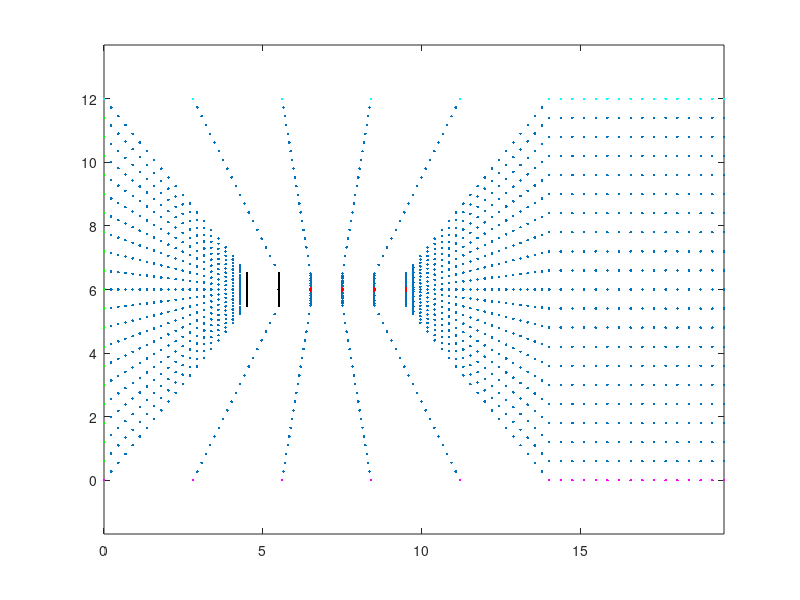
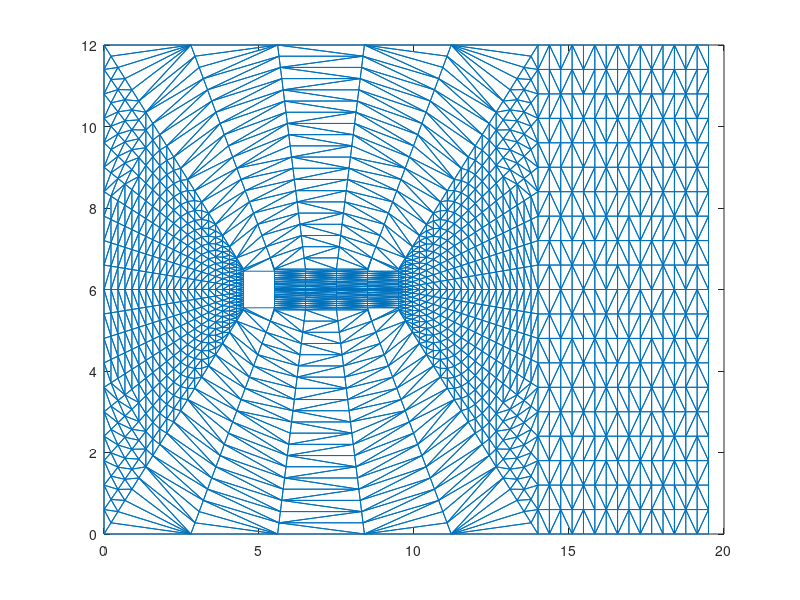

MATLAB code for these plots, in order: (Note: this script raises an error after producing the figures.)
%clear all
% Number of grid points in x and y direction
nx=21;
ny=21;

% Number of grid points for the flexible beam (solid)
bnx=6; % This includes the square block
bny=3;

% The overall size of the domain
l=19.5;
h=12;

% Size of the square block
ol=1;
oh=ol;

% Size of the flexible beam
bl=4;
bh=0.06;

% Size and number of grid points for the entrance section
el=4.5;
enx=ny;

%%%%%%%%%%%%%%%%%%%%%%%%%%%
% Normally, you don't need to change anything below this line
%%%%%%%%%%%%%%%%%%%%%%%%%%%
% Number of nodes on the square block should be an integer
onx = round((bnx-1)*ol/(ol+bl)) + 1;
bnx = (onx-1)*(1+bl/ol) + 1;

ny = round((ny-bny)/2)*2 + bny;

% Total number of nodes
nNo = (bnx-2)*enx*2 + (2*enx+nx-onx)*ny + 2;
% Node coordinates
X=zeros(nNo,2);

% Boundary nodes list
wall=zeros(2*(ny+onx-1),1);
inlet=zeros(ny-2,1);
top=zeros(nx,1);
bottom=zeros(nx,1);
bar=zeros((bnx-onx)*bny,1);

% Meshing the entrance
a=0;
b=0;
c=0;
for i=1:enx
   for j=2:ny-1
      a = a + 1;
      X(a,1) = (i-1)*el/(enx-1);
      X(a,2) = (j-1)/(ny-1)*(i-1)/(enx-1)*ol ...
             + (j-1)/(ny-1)*(enx-i)/(enx-1)*h...
             + (i-1)/(enx-1)*(h-ol)/2;
      if (i==1) 
        b = b + 1;
        inlet(b) = a;
      end
      if (i==enx)
        c = c+1;
        wall(c) = a;
      end
   end
end

% Meshing the region above and below the block
% Entrance and wake length
wl = 2*el + ol + bl;
b=0;
for i=1:bnx
   for j=1:enx
      a = a + 1;
      X(a,1) = (i-1)/(bnx-1)*(j-1)/(enx-1)*(bl+ol) ...
             + (i-1)/(bnx-1)*(enx-j)/(enx-1)*wl ...
             + (j-1)/(enx-1)*el;
      X(a,2) = (j-1)/(enx-1)*(h-oh)/2;
      a = a + 1;
      X(a,1) = X(a-1,1);
      X(a,2) = h - X(a-1,2);
      if (j==1) 
        b = b + 1;
        top(b) = a;
        bottom(b) = a-1;
      end
      if (j==enx && i <= onx) 
        c = c + 2;
        wall(c-1:c) = [a-1 a];
      end
   end
end

% Meshing the region above and below the beam
d=0;
for i=1:bnx-onx+1
   for j=1:(ny-bny)/2
      a = a + 1;
      X(a,1) = (i-1)/(bnx-onx)*bl + el + ol;
      X(a,2) = (j-1)/(ny-bny)*(ol-bh) + (h-ol)/2;
      a = a + 1;
      X(a,1) = X(a-1,1);
      X(a,2) = h - X(a-1,2);
      if (i == 1) 
        c = c + 2;
        wall(c-1:c) = [a-1 a];
      end
   end
end

% Meshing the beam
for i=1:bnx-onx+1
   for j=1:bny
      a = a + 1;
      X(a,1) = (i-1)/(bnx-onx)*bl + el + ol;
      X(a,2) = (j-1)/(bny - 1)*bh + (h-bh)/2;
      d = d + 1;
      bar(d) = a;
      if (i == 1) 
        c = c + 1;
        wall(c) = a;
      end
   end
end

% Meshing the top and bottom part of the wake
for i=2:enx
   for j=2:(ny-bny)/2 + 1
      a = a + 1;
      X(a,1) = (i-1)*el/(enx-1) + el + ol + bl;
      X(a,2) = (j-1)/(ny-bny)*(enx-i)/(enx-1)*(ol-bh) ...
             + (j-1)/(ny-1)*(i-1)/(enx-1)*h...
             + (enx-i)/(enx-1)*(h-oh)/2;
      a = a + 1;
      X(a,1) = X(a-1,1);
      X(a,2) = h - X(a-1,2);
   end
end

% Meshing the wake
for i=2:enx
   for j=2:bny - 1
      a = a + 1;
      X(a,1) = (i-1)*el/(enx-1) + el + ol + bl;
      X(a,2) = (j-1)/(bny-1)*(enx-i)/(enx-1)*bh ...
             + (j-1)/(ny-1)*(i-1)/(enx-1)*h ...
             + (enx-i)/(enx-1)*(h-bh)/2 ...
             + (i-1)/(enx-1)*h/2*(ny-bny)/(ny-1);
   end
end

% Meshing the exit
c=b;
for i=2:nx-bnx+1
   for j=1:ny
      a = a + 1;
      X(a,1) = (i-1)/(nx-bnx)*(l-wl) + wl;
      X(a,2) = (j-1)/(ny-1)*h;
      if (j==1) 
        b = b + 1;
        bottom(b) = a;
      elseif(j==ny)
        c = c + 1;  
        top(b) = a;
      end
   end
end

% Constructing the connectivity array
IEN = delaunay(X(:,1),X(:,2));

% Removing elements inside the block
tmp=zeros(nNo,1);
tmp(wall)=1;
rml=[];
for e=1:size(IEN,1)
  if (all(tmp(IEN(e,:))==1))
    rml = [rml; e];
  end
end
IEN(rml,:)=[];
nEl = size(IEN,1);

% Plotting the grid
figure(1)
plot(X(1:a,1),X(1:a,2),'.',X(bar,1),X(bar,2),'r.',...
     X(wall,1),X(wall,2),'k.',X(inlet,1),X(inlet,2),'g.',...
     X(top,1),X(top,2),'c.',X(bottom,1),X(bottom,2),'m.')
axis equal

figure(2)
triplot (IEN, X(:,1), X(:,2));

% Writing the results into the disk
fid=fopen('x.txt','W');
fprintf(fid,'%i\n',nNo,2);
for a=1:nNo
  fprintf(fid,'%.16f %.16f\n',X(a,1),X(a,2));
end
fclose(fid);
fid=fopen('IEN.txt','W');
fprintf(fid,'%i\n',nEl,3);
for e=1:nEl
  fprintf(fid,'%i %i %i\n',double(IEN(e,1)),double(IEN(e,2)),double(IEN(e,3)));
end
fclose(fid);
fid=fopen('wall','W');
fprintf(fid,'%i\n',length(wall));
for a=1:length(wall)
  fprintf(fid,'%i\n',double(wall(a)));
end
fclose(fid);
fid=fopen('top','W');
fprintf(fid,'%i\n',length(top));
for a=1:length(top)
  fprintf(fid,'%i\n',double(top(a)));
end
fclose(fid);
fid=fopen('bottom','W');
fprintf(fid,'%i\n',length(bottom));
for a=1:length(bottom)
  fprintf(fid,'%i\n',double(bottom(a)));
end
fclose(fid);
fid=fopen('beam','W');
fprintf(fid,'%i\n',length(bar));
for a=1:length(bar)
  fprintf(fid,'%i\n',double(bar(a)));
end
fclose(fid);
fid=fopen('inlet','W');
fprintf(fid,'%i\n',length(inlet));
for a=1:length(inlet)
  fprintf(fid,'%i\n',double(inlet(a)));
end
fclose(fid);
